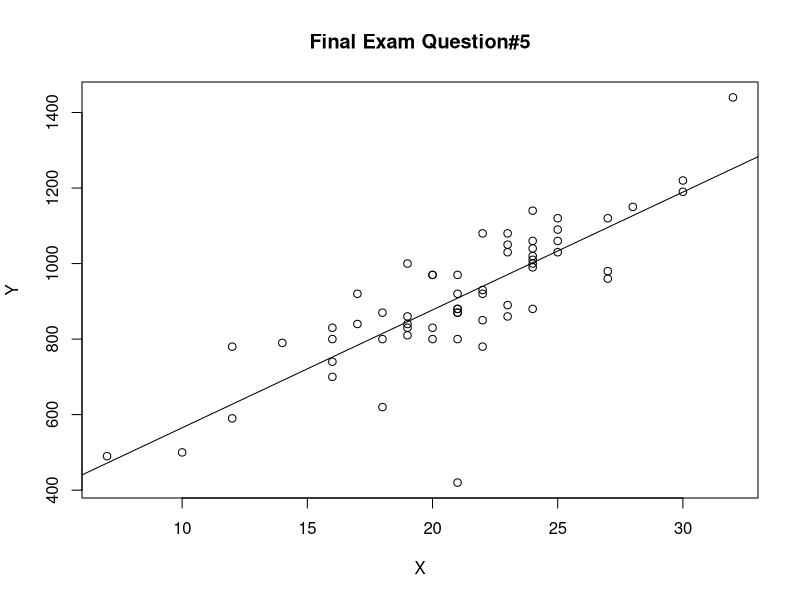

R code for this plot:

importedData<-read.delim("data.txt")

attach(importedData)

## Question 5.1
dataForScatterplot<-data.frame(x_i, y_i)
plot(dataForScatterplot, xlab="X", ylab="Y", main="Final Exam Question#5")

modelXY<-lm(y_i~x_i)
abline(modelXY)


## Question 5.2
## The point in the middle bottom is most likely to be an outlier because the distance between the estimated Y of the Y of the point is the farthest.


## Question 5.3
## The correlation between the two vaiables is:
cor(x_i, y_i)


## Question 5.4
## The line has been drawed in question#5.1
## The summary of the model is 
summary(modelXY)

## So the equation of the line is y = 253.185 + 31.206 * x


## Question 5.5
## Null Hypothesis is b1 = 0
## The HA is b1 != 0
t<-(31.206-0)/2.895
2*pt(t, df=60-2, lower.tail=F)
## The P-Value is so small, so it's significance and b1 is not 0


## Question 5.6
## The trend of the spots is absotlute; almost all spots are closed to the line got per linear regression.
## At the same time we got it's almost impossible that b1 is 0. 
## According to the diagram generated in question 5.1/5.4 and the calculation of 5.5, we get the same conslusion: the correlation between X and Y is strong.

## Question 5.7
summary(x_i)

ymean<- 253.185 + 31.206 * 21.13
ymean

ymedian<- 253.185 + 31.206 * 21
ymedian


## Question 5.8
t<-qt(0.95+(1-0.95)/2, df=60-2)
m<-t*2.895
31.206-m
31.206+m

## Question 5.9
## We can calculate the value per formula in Chapter 10, but R provide the function already.
xToEstimate<-data.frame(x_i=30)
predict(modelXY, xToEstimate, interval="prediction", level=0.95)


## Question 4.4
pnorm(99, 51.3, 20.65515, lower.tail=F)